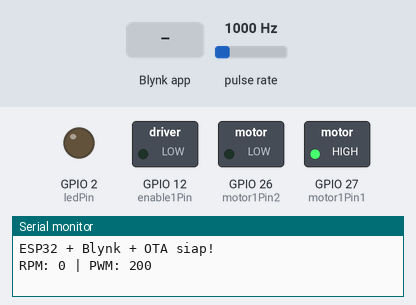
A sketch run on a simulated ESP32. On the bench: switched loads named in the sketch (green lamp = pin HIGH), output pins drawn as LEDs (lit = HIGH), the last lines printed to the serial monitor. Wiring (inferred from the names in the program): pulse sensor: data GPIO 25. Inputs (shaded band) come from the test bench; at power-on: pulse rate 1000 Hz. WiFi joins after 1.5 s; servers stay silent unless stated.

Above: at 3.0 s.
3.1 s: Blynk app writes 1 to V3
At 4.3 s:
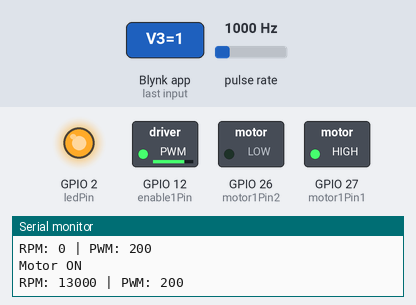
4.6 s: Blynk app writes 1 to V2
At 5.5 s:
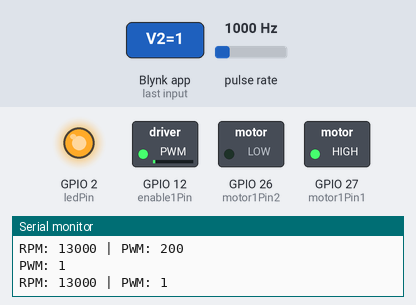
6.1 s: Blynk app writes 0 to V3
At 6.6 s:
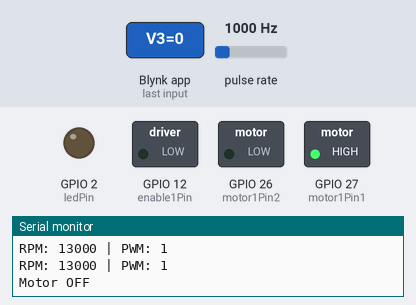
Timing chart, 0 to 9.1 s (numbered marks = the images above; inputs shaded):
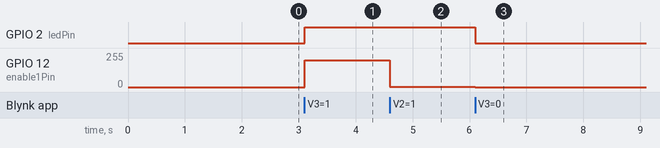

Measured:
- after the input at 3.1 s, GPIO 2 (ledPin): LOW → HIGH at once; GPIO 12 (enable1Pin): 0/255 → 199/255 at once
- after the input at 4.6 s, GPIO 12 (enable1Pin): 199/255 → 1/255 at once
- after the input at 6.1 s, GPIO 2 (ledPin): HIGH → LOW at once; GPIO 12 (enable1Pin): 1/255 → 0/255 at once

The sketch:

coba_naik_turun2_OTA.ino
```cpp
#define BLYNK_TEMPLATE_ID "TMPL6l2QFpjEM"
#define BLYNK_TEMPLATE_NAME "Robotik1"
#define BLYNK_AUTH_TOKEN "Ai-2TAtgYK_dhP689-zoxOjfyglgtNaO"

#define BLYNK_PRINT Serial

#include <WiFi.h>
#include <BlynkSimpleEsp32.h>
#include <ArduinoOTA.h>

// WiFi Hotspot
char ssid[] = "zxcvbnm";
char pass[] = "zzzzzzzzz";

// Pin ESP32
const int ledPin = 2;
const int motor1Pin1 = 27;
const int motor1Pin2 = 26;
const int enable1Pin = 12;

// Pin sensor RPM
const int sensorRPM = 25;

// Pengaturan PWM ESP32 Core 3.3.12
const int freq = 30000;
const int resolution = 8;

int dutyCycle = 200;
const int DUTY_MIN = 0;
const int DUTY_MAX = 255;

// Batas RPM
const int RPM_MIN = 0;
const int RPM_MAX = 13000;

bool motorOn = false;
volatile unsigned long pulseCount = 0;

unsigned long lastRPMTime = 0;
int rpmMotor = 0;

const int PULSES_PER_REVOLUTION = 1;

BlynkTimer timer;

// Menghitung pulsa sensor (Interrupt)
void IRAM_ATTR hitungPulsa() {
  pulseCount++;
}

// Mengatur motor dan LED
void applyMotor() {
  digitalWrite(motor1Pin1, HIGH);
  digitalWrite(motor1Pin2, LOW);

  if (motorOn && dutyCycle > 0) {
    ledcWrite(enable1Pin, dutyCycle);
  } else {
    ledcWrite(enable1Pin, 0);
  }

  digitalWrite(
    ledPin,
    motorOn && dutyCycle > 0 ? HIGH : LOW
  );
}

// Menyalakan motor
void MotorOn() {
  if (dutyCycle == 0) {
    dutyCycle = 200;
  }

  motorOn = true;
  applyMotor();

  Serial.println("Motor ON");
}

// Mematikan motor
void MotorOff() {
  motorOn = false;
  applyMotor();

  Serial.println("Motor OFF");
}

// Slider PWM pada V2
BLYNK_WRITE(V2) {
  dutyCycle = constrain(
    param.asInt(),
    DUTY_MIN,
    DUTY_MAX
  );

  applyMotor();

  Blynk.virtualWrite(V1, dutyCycle);

  Serial.print("PWM: ");
  Serial.println(dutyCycle);
}

// Tombol ON/OFF pada V3
BLYNK_WRITE(V3) {
  int status = param.asInt();

  if (status == 1) {
    MotorOn();
  } else {
    MotorOff();
  }
}

// Mengukur RPM setiap 1 detik
void updateRPM() {
  unsigned long currentTime = millis();
  unsigned long elapsed = currentTime - lastRPMTime;

  if (elapsed >= 1000) {
    unsigned long pulses;

    noInterrupts();
    pulses = pulseCount;
    pulseCount = 0;
    interrupts();

    if (motorOn && PULSES_PER_REVOLUTION > 0) {
      rpmMotor = (int)(
        (pulses * 60000.0) /
        (PULSES_PER_REVOLUTION * elapsed)
      );
    } else {
      rpmMotor = 0;
    }

    rpmMotor = constrain(
      rpmMotor,
      RPM_MIN,
      RPM_MAX
    );

    lastRPMTime = currentTime;

    // Kirim data ke Blynk
    Blynk.virtualWrite(V0, rpmMotor);
    Blynk.virtualWrite(V1, dutyCycle);

    Serial.print("RPM: ");
    Serial.print(rpmMotor);
    Serial.print(" | PWM: ");
    Serial.println(dutyCycle);
  }
}

// Saat Blynk terhubung
BLYNK_CONNECTED() {
  Blynk.virtualWrite(V0, 0);
  Blynk.virtualWrite(V1, dutyCycle);
  Blynk.virtualWrite(V2, dutyCycle);
  Blynk.virtualWrite(V3, motorOn ? 1 : 0);
}

void setup() {
  Serial.begin(115200);

  pinMode(ledPin, OUTPUT);
  pinMode(motor1Pin1, OUTPUT);
  pinMode(motor1Pin2, OUTPUT);
  pinMode(sensorRPM, INPUT_PULLUP);

  attachInterrupt(
    digitalPinToInterrupt(sensorRPM),
    hitungPulsa,
    FALLING
  );

  // PWM ESP32 Core 3.3.12
  if (!ledcAttach(enable1Pin, freq, resolution)) {
    Serial.println("Gagal mengatur PWM!");

    while (true) {
      delay(1000);
    }
  }

  motorOn = false;
  applyMotor();

  // Koneksi ke hotspot dan Blynk
  Blynk.begin(
    BLYNK_AUTH_TOKEN,
    ssid,
    pass
  );

  // Inisialisasi OTA
  ArduinoOTA.setHostname("ESP32-Robotik1"); // Nama port OTA di Arduino IDE

  ArduinoOTA.onStart([]() {
    String type;
    if (ArduinoOTA.getCommand() == U_FLASH)
      type = "sketch";
    else // U_SPIFFS
      type = "filesystem";
    Serial.println("Memulai update OTA: " + type);
  });

  ArduinoOTA.onEnd([]() {
    Serial.println("\nUpdate OTA Selesai!");
  });

  ArduinoOTA.onProgress([](unsigned int progress, unsigned int total) {
    Serial.printf("Proses: %u%%\r\n", (progress / (total / 100)));
  });

  ArduinoOTA.onError([](ota_error_t error) {
    Serial.printf("Error[%u]: ", error);
    if (error == OTA_AUTH_ERROR) Serial.println("Auth Gagal");
    else if (error == OTA_BEGIN_ERROR) Serial.println("Gagal Memulai");
    else if (error == OTA_CONNECT_ERROR) Serial.println("Gagal Koneksi");
    else if (error == OTA_RECEIVE_ERROR) Serial.println("Gagal Terima Data");
    else if (error == OTA_END_ERROR) Serial.println("Gagal Mengakhiri");
  });

  ArduinoOTA.begin();

  lastRPMTime = millis();

  // Update RPM dan PWM setiap 1 detik
  timer.setInterval(1000L, updateRPM);

  Serial.println("ESP32 + Blynk + OTA siap!");
}

void loop() {
  Blynk.run();
  timer.run();
  ArduinoOTA.handle(); // Menangani proses update OTA
}
```
